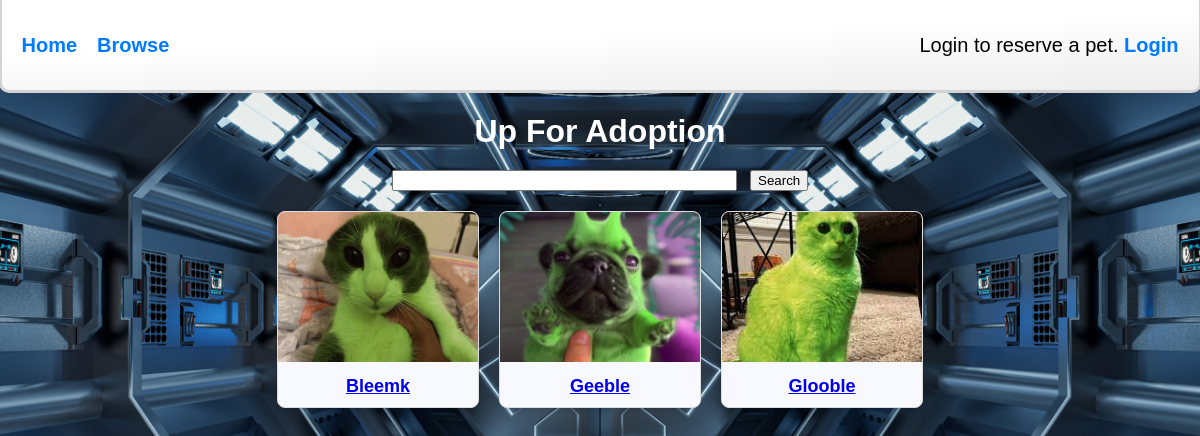
Page /browse.php on the earlier database version.
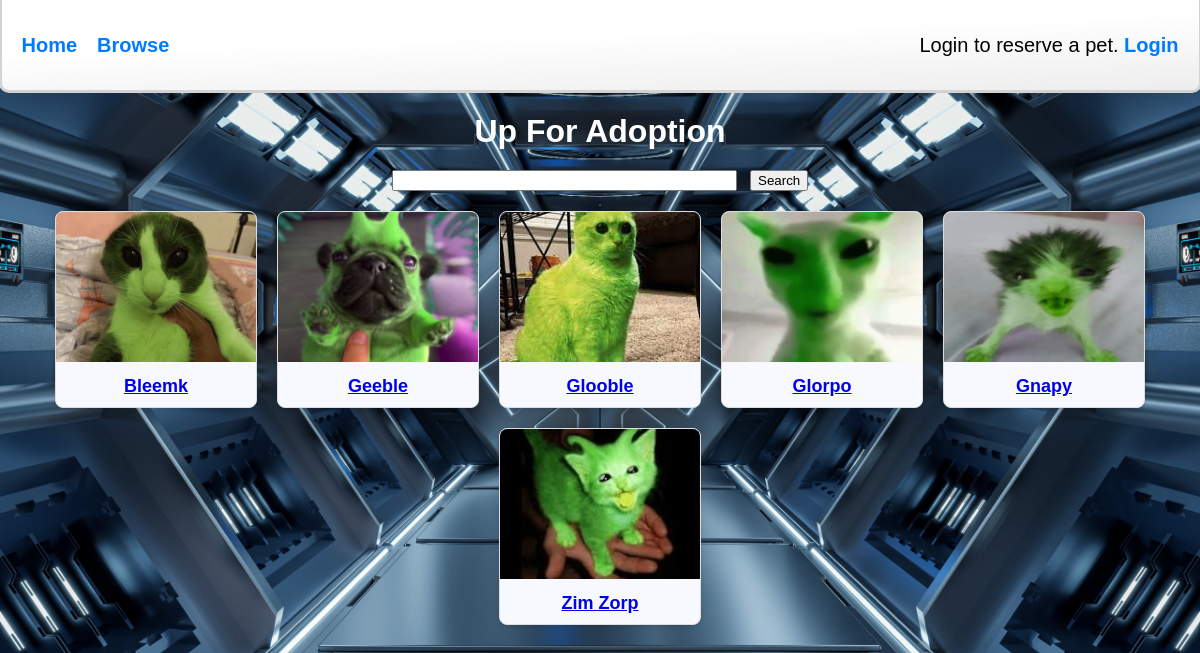
Same page on the later database version.
### tables this page shows
CREATE TABLE `pets` (
  `id` int(11) NOT NULL,
  `name` varchar(200) NOT NULL,
  `animal` int(11) NOT NULL,
  `breed` int(255) NOT NULL,
  `age` int(11) NOT NULL,
  `description` text NOT NULL,
  `behavior` varchar(200) NOT NULL,
  `photo` varchar(255) NOT NULL
);

### browse.php (the view, shortened to what this page needs)
<?php
include ('includes/header.php'); ?>
    <link rel="stylesheet" href="www/css/browse-details.css">
    <link rel="stylesheet" href="www/css/browse.css">
</head>
<?php include ('includes/navbar.php'); ?>
    <h1>Up For Adoption</h1>
    <form action="browse.php" method="get">
        <input type="text" name="terms" size="40" value="<?php echo htmlspecialchars($_GET['terms'] ?? ''); ?>" />&nbsp;&nbsp;
        <input type="submit" name="Submit" id="Submit" value="Search" />
    </form>
    <?php
        include('includes/connect.php');
        $sql = "
            SELECT pets.*, animal_types.type_name, breeds.breed_name
            FROM pets
            LEFT JOIN animal_types ON pets.animal = animal_types.id
            LEFT JOIN breeds ON pets.breed = breeds.id
        ";
        $result = $conn->query($sql);
        echo "<div class='animal-grid'>";
        if ($result->num_rows > 0) {
            while ($row = $result->fetch_assoc()) {
                echo "<div class='animal-card'>";
                    echo '<a href="animal_details.php?id=' . $row['id'] . '">';
                    echo "<img src='" . $row['photo'] . "'>";
                    echo "<h2>" . htmlspecialchars($row['name']) . "</h2>";
                    echo "</a>";
                echo "</div>";
            }
        } else {
            echo "<p>No results found for your search.</p>";
        }
        echo "</div>";
    ?>
</body>
</html>

### includes/header.php (shortened to what this page needs)
<!DOCTYPE html>
<html lang="en">
<head>
    <link rel="stylesheet" href="www/css/styles.css">

### includes/navbar.php (shortened to what this page needs)
<body>
<?php
$login_status = isset($_SESSION['login_status']) ? $_SESSION['login_status'] : 0;
?>
<div class="navbar">
    <ul>
        <li><a href=".">Home</a></li>
        <li><a href="browse.php">Browse</a></li>
    </ul>
    <div>
        <span style="color:black"><?= ($login_status != 0 ? ('Welcome ' . $name . '!') : 'Login to reserve a pet.') ?></span>
        <a href="<?= ($login_status != 0 ? 'logout.php' : 'loginform.php') ?>" class="sign-in">
            <?= ($login_status != 0 ? 'Log Out' : 'Login') ?>
        </a>
    </div>
</div>

### www/css/styles.css (style rules this page uses)
:root { --border-width: 3px; --navbar-height: 90px; }
html, body { margin: 0; }
body { font-family: Arial, sans-serif; margin: 0; display: flex; flex-direction: column; align-items: center; overflow-x: hidden; }
.navbar { display: flex; justify-content: space-between; align-items: center; width: calc(100% - var(--border-width) ); height: var(--navbar-height); margin: 0; background: linear-gradient(178deg, rgba(255, 255, 255, 1) 42%, rgba(237, 237, 237, 1) 100%); border: solid var(--border-width) lightgray; border-top-style: none; border-radius: 0 0 10px 10px; font-size: 20px; }
.navbar ul { display: flex; list-style-type: none; margin: 0; padding: 0; line-height: var(--navbar-height); margin-left: 20px; }
.navbar ul li { display: inline; margin-right: 20px; }
.navbar .sign-in { margin-right: 20px; }
.special-link, .navbar ul li a, .sign-in { margin-top: 20px; text-decoration: none; color: #007BFF; font-weight: bold; }

### www/css/browse-details.css (style rules this page uses)
body { font-family: Arial, sans-serif; color: white; margin: 0; padding: 0; background-image: url(../img/browse_background.jpg); background-size: cover; }

### www/css/browse.css (style rules this page uses)
body { display: flex; flex-direction: column; align-items: center; }
h1 { margin: 20px 0; }
.animal-grid { display: flex; flex-wrap: wrap; gap: 20px; justify-content: center; padding: 20px; max-width: 1200px; }
.animal-card { position: relative; width: 200px; text-align: center; border: 1px solid #ddd; border-radius: 8px; box-shadow: 0 2px 4px rgba(0, 0, 0, 0.1); overflow: hidden; background-color: ghostwhite; }
.animal-card img { width: 100%; height: 150px; object-fit: cover; }
.animal-card h2 { font-size: 18px; margin: 10px 0; }

Differences in the rows shown:
added pets: photo (picture), name "Glorpo"
added pets: photo (picture), name "Gnapy"
added pets: photo (picture), name "Zim Zorp"
